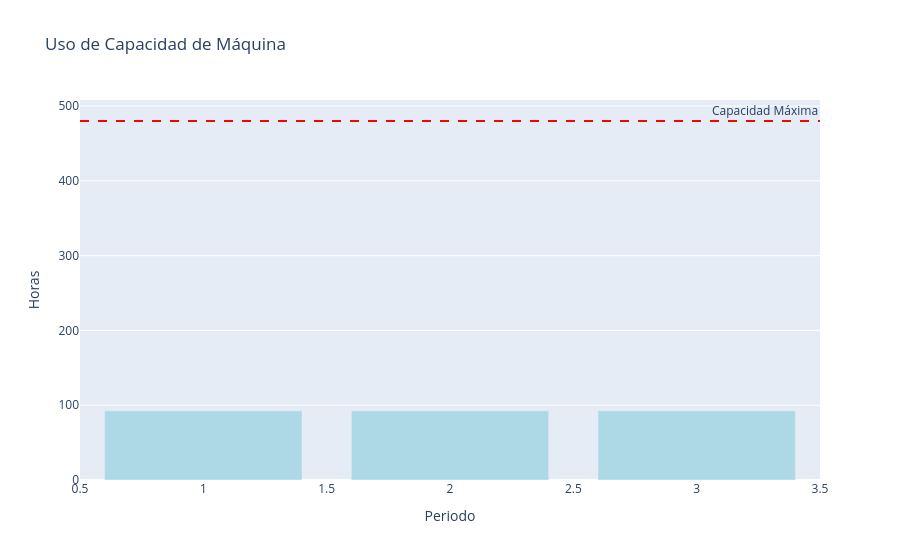

This figure's notebook cell:
### Markdown cell above
## 🔟 Validación de Restricciones

### Code cell
# Verificar uso de capacidad de máquina
machine_usage = []
for t in periods:
    total_hours = sum(
        machine_hours[p] * production[(p, t)].varValue
        for p in products
    )
    machine_usage.append({
        'period': t,
        'hours_used': total_hours,
        'capacity': MACHINE_CAPACITY,
        'utilization': total_hours / MACHINE_CAPACITY * 100
    })

df_machine = pd.DataFrame(machine_usage)

fig = go.Figure()
fig.add_trace(go.Bar(
    x=df_machine['period'],
    y=df_machine['hours_used'],
    name='Horas Usadas',
    marker_color='lightblue'
))
fig.add_hline(
    y=MACHINE_CAPACITY,
    line_dash="dash",
    line_color="red",
    annotation_text="Capacidad Máxima"
)
fig.update_layout(
    title="Uso de Capacidad de Máquina",
    xaxis_title="Periodo",
    yaxis_title="Horas"
)
fig.show()

print("⚙️ Utilización de Máquina:")
display(df_machine)

# Verificar almacén
storage_usage = df_plan.groupby('period')['inventory'].sum().reset_index()
storage_usage['capacity'] = STORAGE_CAPACITY
storage_usage['utilization'] = storage_usage['inventory'] / STORAGE_CAPACITY * 100

print("\n📦 Utilización de Almacén:")
display(storage_usage)

### Figure 1 — Plotly figure (JSON) as saved in the notebook; plotly's stock layout.template omitted (floating-point values rounded to 4 significant figures)
{"data": [{"marker": {"color": "lightblue"}, "name": "Horas Usadas", "type": "bar", "x": [1, 2, 3], "y": [92.44, 92.44, 92.44]}], "layout": {"annotations": [{"showarrow": false, "text": "Capacidad Máxima", "x": 1, "xanchor": "right", "xref": "x domain", "y": 480, "yanchor": "bottom", "yref": "y"}], "shapes": [{"line": {"color": "red", "dash": "dash"}, "type": "line", "x0": 0, "x1": 1, "xref": "x domain", "y0": 480, "y1": 480, "yref": "y"}], "title": {"text": "Uso de Capacidad de Máquina"}, "xaxis": {"title": {"text": "Periodo"}}, "yaxis": {"title": {"text": "Horas"}}}}
